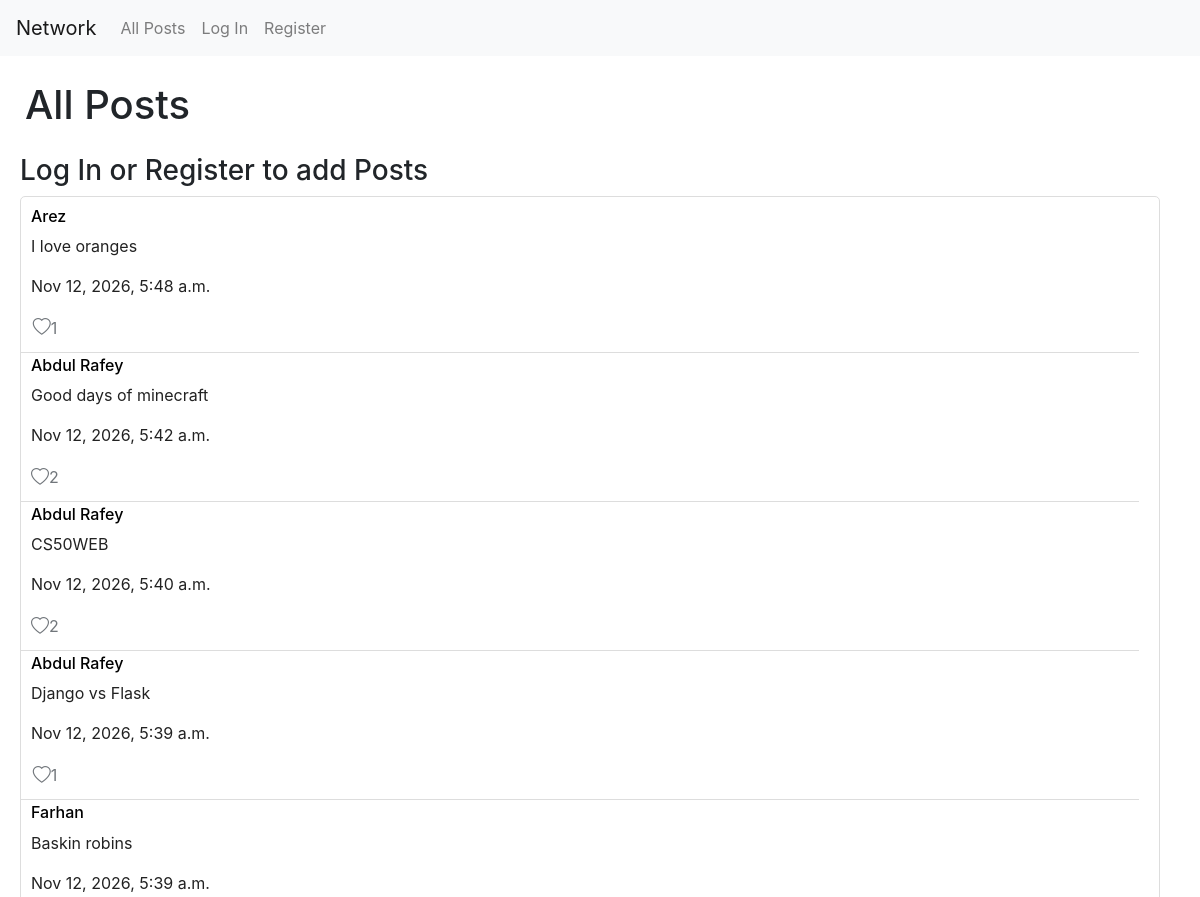
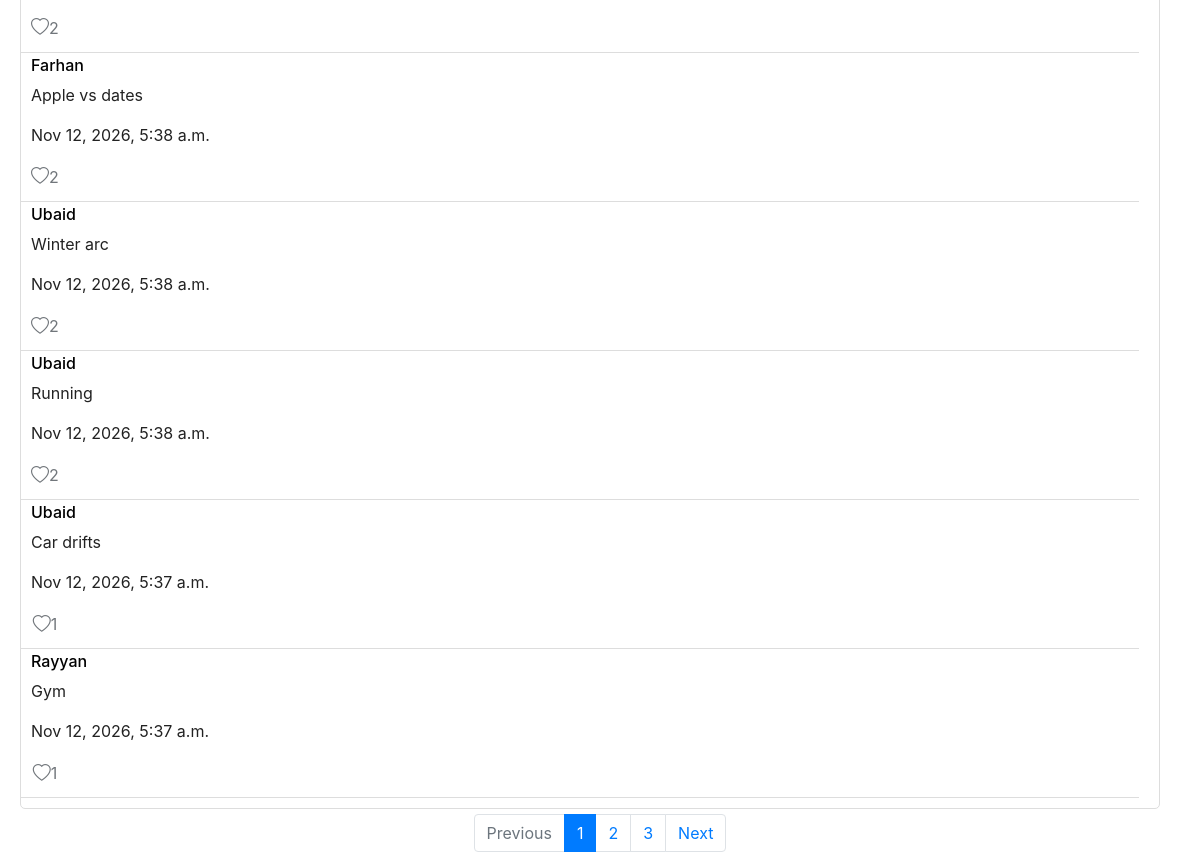
The page / on the database its author committed (2 pictures, top to bottom).
### network/models.py (models this page shows)
class Posts(models.Model):
    user = models.ForeignKey(
    User,
    on_delete = models.CASCADE,
    related_name = "posts"
    )
    post = models.CharField(max_length= 200)
    created_at = models.DateTimeField(auto_now_add=True)

class User(AbstractUser):
    pass

### network/views.py (the view)
# urls.py: path("", views.index, name="index"),
def index(request):
    if request.user.is_authenticated:
        posts = Posts.objects.annotate(
            liked_by_user=Exists(
                Likes.objects.filter(
                    post=OuterRef("pk"),
                    liker=request.user
                )
            )
        )
    else:
        posts = Posts.objects.annotate(
            liked_by_user=Value(False, output_field=BooleanField())
        )
    posts = posts.order_by("-created_at")
    p = Paginator(posts, 10)
    page_obj = p.get_page(request.GET.get("page"))
    return render(request, "network/index.html", {
        "page_obj": page_obj
    })

### network/templates/network/index.html (shortened to what this page needs)
{% extends "network/layout.html" %}
{% load static %}
{% block body %}
    <h1>All Posts</h1>
    {% if request.user.is_authenticated %}
    <form method="post" action="{% url 'post' %}">
        {% csrf_token %}
        <div class="post">
            <h3>New Post</h3>
            <textarea type="text" name="post" class="form-control"></textarea>
            <button type="submit" class="btn btn-primary">Post</button>
        </div>
    </form>
    {% else %}
        <h3 style="margin-left: 20px;">Log In or Register to add Posts</h3>
    {% endif %}
    <div class="posts">
    {% for post in page_obj %}
    <div class="post-container" data-post-id="{{ post.id }}">
        <a href="{% url 'profile' post.user.id %}" style="color:black;">
            <h6>{{ post.user }}</h6>
        </a>
        <p class="post-content">{{ post.post }}</p>
        <p class="line">
            {{ post.created_at|date:"M j, Y, g:i a" }}
        </p>
        <button
    class="like-button {{ post.liked_by_user|yesno:'liked,' }}"
    data-post-id="{{ post.id }}"
>
    <i class="bi {{ post.liked_by_user|yesno:'bi-heart-fill,bi-heart' }}"></i>
    <span class="like-count" data-post-id="{{ post.id }}">
        {{ post.likes.count }}
    </span>
</button>
        <div class="divider"></div>
    </div>
    {% endfor %}
</div>
    <div>
        <nav aria-label="Post pagination">
    <ul class="pagination justify-content-center">
        {% if page_obj.has_previous %}
            <li class="page-item">
                <a class="page-link"
                   href="?page={{ page_obj.previous_page_number }}">
                    Previous
                </a>
            </li>
        {% else %}
            <li class="page-item disabled">
                <span class="page-link">Previous</span>
            </li>
        {% endif %}
        {% for num in page_obj.paginator.page_range %}
            <li class="page-item {% if page_obj.number == num %}active{% endif %}">
                <a class="page-link" href="?page={{ num }}">
                    {{ num }}
                </a>
            </li>
        {% endfor %}
        {% if page_obj.has_next %}
            <li class="page-item">
                <a class="page-link"
                   href="?page={{ page_obj.next_page_number }}">
                    Next
                </a>
            </li>
        {% else %}
            <li class="page-item disabled">
                <span class="page-link">Next</span>
            </li>
        {% endif %}
    </ul>
</nav>
</div>
{% endblock %}

### network/templates/network/layout.html (shortened to what this page needs)
{% load static %}
<!DOCTYPE html>
<html lang="en">
    <head>
        <link rel="stylesheet" href="https://stackpath.bootstrapcdn.com/bootstrap/4.4.1/css/bootstrap.min.css">
        <link href="{% static 'network/styles.css' %}" rel="stylesheet">
        <link rel="stylesheet" href="https://cdn.jsdelivr.net/npm/bootstrap-icons@1.11.3/font/bootstrap-icons.min.css">
    </head>
    <body>
        <nav class="navbar navbar-expand-lg navbar-light bg-light">
            <a class="navbar-brand" href="{% url 'index' %}">
            Network
            </a>
            <div>
              <ul class="navbar-nav mr-auto">
                <li class="nav-item">
                  <a class="nav-link" href="{% url 'index' %}">All Posts</a>
                </li>
                {% if user.is_authenticated %}
                    <li class="nav-item">
                        <a class="nav-link" href="{% url 'following' %}">Following</a>
                    </li>
                    <li class="nav-item">
                        <a class="nav-link" href="{% url 'logout' %}">Log Out</a>
                    </li>
                {% else %}
                    <li class="nav-item">
                        <a class="nav-link" href="{% url 'login' %}">Log In</a>
                    </li>
                    <li class="nav-item">
                        <a class="nav-link" href="{% url 'register' %}">Register</a>
                    </li>
                {% endif %}
              </ul>
            </div>
          </nav>
        <div class="body">
            {% block body %}
            {% endblock %}
        </div>
    </body>
</html>

### network/static/network/styles.css (style rules this page uses)
h1 { margin:25px; }
.posts { display: flex; flex-direction: column; align-items: stretch; gap: 3px; width: 95%; box-sizing: border-box; margin-bottom: 5px; margin-left: 20px; margin-top: 5px; padding: 10px; background-color: #fff; color: #222; border: 1px solid #ddd; border-radius: 5px; }
.divider { width: 100%; height: 1px; margin-top: 10px; margin-left: -10px; background-color: #ddd; }
.like-button { width: 28px; height: 28px; padding: 0; margin: 0; border: none; background: transparent; color: #71767b; cursor: pointer; display: inline-flex; align-items: center; justify-content: center; line-height: 1; border-radius: 50%; outline: none; }
.like-button i { font-size: 18px; transition: color 0.15s ease, transform 0.18s cubic-bezier(0.34, 1.56, 0.64, 1); }

### rows shown on the page
Posts: user "Arez", post "I love oranges", created_at "Nov 12, 2026, 5:48 a.m.", likes.count "1"
Posts: user "Abdul Rafey", post "Good days of minecraft", created_at "Nov 12, 2026, 5:42 a.m.", likes.count "2"
Posts: user "Abdul Rafey", post "CS50WEB", created_at "Nov 12, 2026, 5:40 a.m.", likes.count "2"
Posts: user "Abdul Rafey", post "Django vs Flask", created_at "Nov 12, 2026, 5:39 a.m.", likes.count "1"
Posts: user "Farhan", post "Baskin robins", created_at "Nov 12, 2026, 5:39 a.m.", likes.count "2"
Posts: user "Farhan", post "Apple vs dates", created_at "Nov 12, 2026, 5:38 a.m.", likes.count "2"
Posts: user "Ubaid", post "Winter arc", created_at "Nov 12, 2026, 5:38 a.m.", likes.count "2"
Posts: user "Ubaid", post "Running", created_at "Nov 12, 2026, 5:38 a.m.", likes.count "2"
Posts: user "Ubaid", post "Car drifts", created_at "Nov 12, 2026, 5:37 a.m.", likes.count "1"
Posts: user "Rayyan", post "Gym", created_at "Nov 12, 2026, 5:37 a.m.", likes.count "1"

### other values the page prints
{{ num }} "1" "2" "3"
